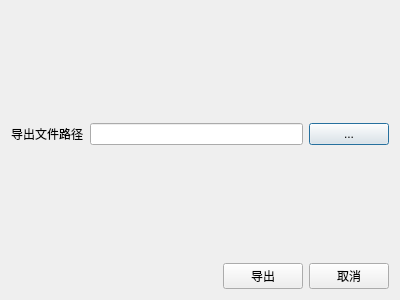
<?xml version="1.0" encoding="UTF-8"?>
<ui version="4.0">
 <class>ExportDialog</class>
 <widget class="QDialog" name="ExportDialog">
  <property name="geometry">
   <rect>
    <x>0</x>
    <y>0</y>
    <width>400</width>
    <height>300</height>
   </rect>
  </property>
  <property name="windowTitle">
   <string>Dialog</string>
  </property>
  <layout class="QVBoxLayout" name="verticalLayout">
   <item>
    <spacer name="verticalSpacer_2">
     <property name="orientation">
      <enum>Qt::Vertical</enum>
     </property>
     <property name="sizeHint" stdset="0">
      <size>
       <width>20</width>
       <height>40</height>
      </size>
     </property>
    </spacer>
   </item>
   <item>
    <layout class="QHBoxLayout" name="horizontalLayout_2">
     <item>
      <widget class="QLabel" name="labelExport">
       <property name="text">
        <string>导出文件路径</string>
       </property>
      </widget>
     </item>
     <item>
      <widget class="QLineEdit" name="exportFilePath"/>
     </item>
     <item>
      <widget class="QPushButton" name="exportFile">
       <property name="text">
        <string>...</string>
       </property>
      </widget>
     </item>
    </layout>
   </item>
   <item>
    <spacer name="verticalSpacer">
     <property name="orientation">
      <enum>Qt::Vertical</enum>
     </property>
     <property name="sizeHint" stdset="0">
      <size>
       <width>20</width>
       <height>40</height>
      </size>
     </property>
    </spacer>
   </item>
   <item>
    <layout class="QHBoxLayout" name="horizontalLayout">
     <item>
      <spacer name="horizontalSpacer">
       <property name="orientation">
        <enum>Qt::Horizontal</enum>
       </property>
       <property name="sizeHint" stdset="0">
        <size>
         <width>40</width>
         <height>20</height>
        </size>
       </property>
      </spacer>
     </item>
     <item>
      <widget class="QPushButton" name="exportButton">
       <property name="text">
        <string>导出</string>
       </property>
      </widget>
     </item>
     <item>
      <widget class="QPushButton" name="cancelButton">
       <property name="text">
        <string>取消</string>
       </property>
      </widget>
     </item>
    </layout>
   </item>
  </layout>
 </widget>
 <resources/>
 <connections/>
</ui>
